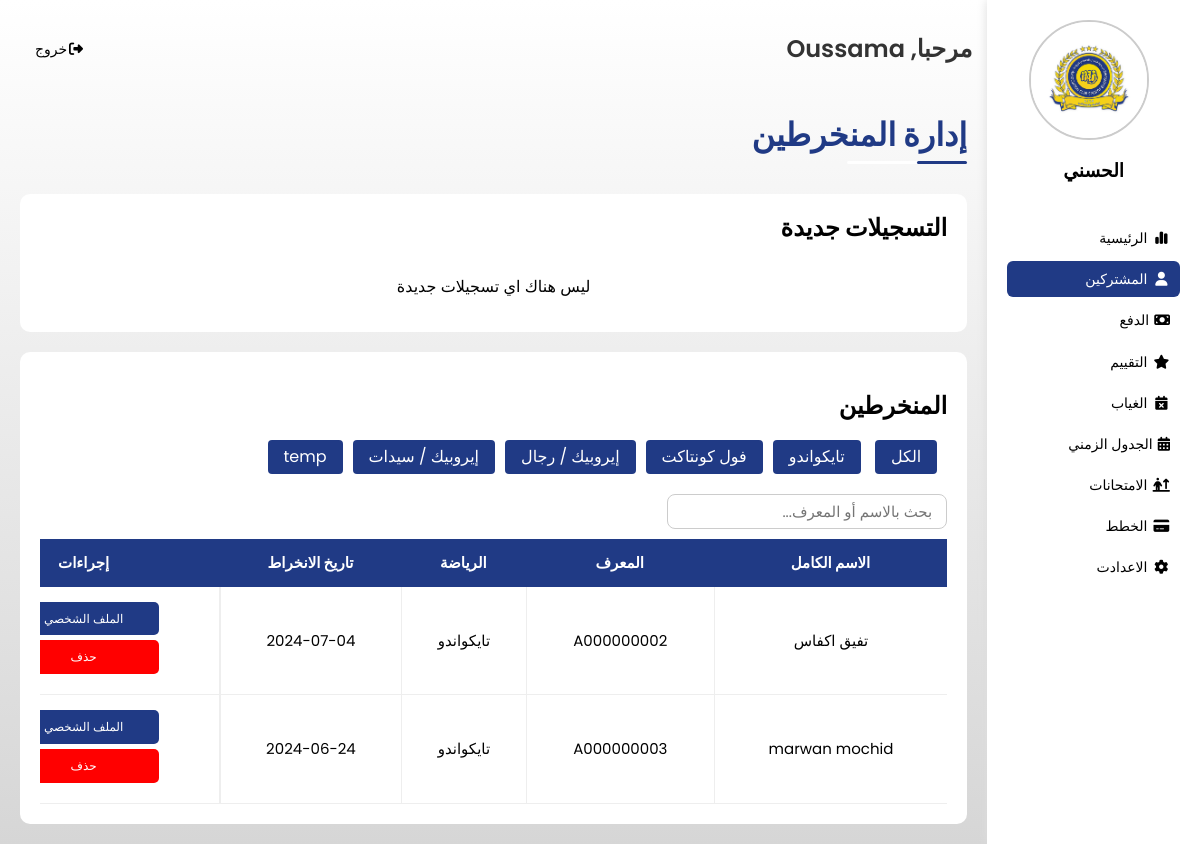
The page /assets/admin/adherentes.php (signed in) on the database its author committed.
### tables this page shows
CREATE TABLE `plans` (
  `id` int(11) NOT NULL,
  `name` varchar(255) NOT NULL,
  `price` decimal(10,2) NOT NULL,
  `created_at` date NOT NULL DEFAULT (curdate()),
  `description` varchar(500) DEFAULT NULL,
  `assurance` decimal(10,2) DEFAULT NULL,
  `adherence` decimal(10,2) DEFAULT NULL
);

CREATE TABLE `adherents` (
  `identifier` varchar(20) NOT NULL,
  `nom` varchar(50) NOT NULL,
  `prenom` varchar(50) NOT NULL,
  `date_naissance` date NOT NULL,
  `poids` decimal(5,2) NOT NULL,
  `type` varchar(50) NOT NULL,
  `date_adhesion` date NOT NULL DEFAULT (curdate()),
  `image_path` varchar(255) DEFAULT NULL,
  `BC_path` varchar(255) DEFAULT NULL,
  `guardian_name` varchar(50) DEFAULT NULL,
  `guardian_phone` varchar(15) DEFAULT NULL,
  `second_guardian_phone` varchar(15) DEFAULT NULL,
  `address` varchar(255) DEFAULT NULL,
  `health_status` varchar(20) DEFAULT NULL,
  `blood_type` varchar(50) DEFAULT NULL,
  `status` varchar(50) DEFAULT 'pending',
  `current_belt` varchar(50) DEFAULT NULL,
  `next_belt` varchar(50) DEFAULT NULL,
  `licence` varchar(250) DEFAULT NULL,
  `note` text DEFAULT NULL
);

### assets/admin/adherentes.php (the view, shortened to what this page needs)
<?php
require "../php/db_connection.php";
function getPlans($conn)
{
    $stmt = $conn->prepare("SELECT name FROM plans");
    $stmt->execute();
    $result = $stmt->get_result();
    $plans = $result->fetch_all(MYSQLI_ASSOC);
    return $plans;
}
$plans = getPlans($conn);
?>
<!DOCTYPE html>
<html lang="en">
<head>
    <link rel="stylesheet" href="../css/framework.css">
    <link rel="stylesheet" href="../css/dashbord.css">
    <link rel="stylesheet" href="../css/normalize.css" />
    <link rel="stylesheet" href="../css/all.min.css" />
    <link rel="stylesheet" href="https://cdn.jsdelivr.net/npm/toastify-js/src/toastify.min.css">
</head>
<body dir="rtl">
    <div class="page d-flex">
        <?php require 'sidebar.php'; ?>
        <div class="content w-full">
            <?php require 'header.php'; ?>
            <h1 class="p-relative">إدارة المنخرطين</h1>
            <div class="absences p-20 bg-fff rad-10 m-20 special">
                <h2 class="mt-0 mb-20">التسجيلات جديدة</h2>
                <?php
                $stmt = $conn->prepare("SELECT * FROM adherents WHERE status = ?");
                $status = 'pending';
                $stmt->bind_param("s", $status);
                $stmt->execute();
                $result = $stmt->get_result();
                ?>
                <div class="responsive-table">
                    <?php if ($result->num_rows > 0) : ?>
                        <table class="fs-15 w-full">
                            <thead>
                                <tr>
                                    <th>الاسم الكامل</th>
                                    <th>المعرف</th>
                                    <th>تاريخ الازدياد</th>
                                    <th>الرياضة</th>
                                    <th>تاريخ التسجيل</th>
                                    <th>إجراءات</th>
                                </tr>
                            </thead>
                            <tbody>
                                <?php while ($row = $result->fetch_assoc()) : ?>
                                    <tr>
                                        <td><?php echo htmlspecialchars($row['prenom'] . " " . $row['nom']); ?></td>
                                        <td><?php echo htmlspecialchars($row['identifier']); ?></td>
                                        <td><?php echo htmlspecialchars($row['date_naissance']); ?></td>
                                        <td><?php echo htmlspecialchars($row['type']); ?></td>
                                        <td><?php echo htmlspecialchars($row['date_adhesion']); ?></td>
                                        <td>
                                            <a href='../php/rejeter.php?id=<?php echo $row['identifier']; ?>' class='supprimer-btn'><span class='label btn-shape bg-f00'>رفض</span></a>
                                            <a href='../php/accepter.php?id=<?php echo $row['identifier']; ?>' class='justification-btn'><span class='label btn-shape bg-green'>قبول</span></a>
                                        </td>
                                    </tr>
                                <?php endwhile; ?>
                            </tbody>
                        </table>
                    <?php else : ?>
                        <p style="text-align: center;">ليس هناك اي تسجيلات جديدة</p>
                    <?php endif; ?>
                </div>
            </div>
            <div class="absences p-20 bg-fff rad-10 m-20 special">
                <h2 class="mt-0 mb-20 mt-20">المنخرطين</h2>
                <div class="options w-full">
                    <div class="branch-filter mt-10 mb-10">
                        <button class="btn-shape bg-c-60 color-fff active mb-10" data-branch="all">الكل</button>
                        <?php
                        foreach ($plans as $plan) {
                            echo "<button class='btn-shape bg-c-60 color-fff mb-10' data-branch='" . htmlspecialchars($plan['name']) . "'>" . htmlspecialchars($plan['name']) . "</button>";
                        }
                        ?>
                    </div>
                    <input type="text" id="adherent-search" placeholder="بحث بالاسم أو المعرف..." style="padding:8px 14px;border:1px solid #ccc;border-radius:8px;font-size:15px;width:280px;margin-bottom:10px;">
                </div>
                <div class="responsive-table special">
                    <?php
                    $stmt1 = $conn->prepare("SELECT * FROM adherents WHERE status = ?");
                    $status_active = 'active';
                    $stmt1->bind_param("s", $status_active);
                    $stmt1->execute();
                    $result1 = $stmt1->get_result();
                    ?>
                    <?php if ($result1->num_rows > 0) : ?>
                        <table class="fs-15 w-full" id="adherent-list">
                            <thead>
                                <tr>
                                    <th>الاسم الكامل</th>
                                    <th>المعرف</th>
                                    <th>الرياضة</th>
                                    <th>تاريخ الانخراط</th>
                                    <th>إجراءات</th>
                                </tr>
                            </thead>
                            <tbody>
                                <?php while ($row1 = $result1->fetch_assoc()) : ?>
                                    <tr data-branch="<?php echo htmlspecialchars($row1['type']); ?>">
                                        <td><?php echo htmlspecialchars($row1['prenom'] . " " . $row1['nom']); ?></td>
                                        <td><?php echo htmlspecialchars($row1['identifier']); ?></td>
                                        <td><?php echo htmlspecialchars($row1['type']); ?></td>
                                        <td><?php echo htmlspecialchars($row1['date_adhesion']); ?></td>
                                        <td>
                                            <a href='profile-adherent.php?id=<?php echo $row1['identifier']; ?>' class='supprimer-btn'><span class='label btn-shape bg-c-60'>الملف الشخصي</span></a>
                                            <a href='#' class='supprimer-btn' onclick="confirmDelete('<?php echo htmlspecialchars($row1['identifier']); ?>')">
                                                <span class='label btn-shape bg-f00'>حذف</span>
                                            </a>
                                        </td>
                                    </tr>
                                <?php endwhile; ?>
                            </tbody>
                        </table>
                    <?php else : ?>
                        <p style="text-align: center;">لم يتم العثور على أعضاء</p>
                    <?php endif; ?>
                </div>
            </div>
        </div>
    </div>
</body>
</html>

### assets/admin/sidebar.php
<?php
$current_page = basename($_SERVER['PHP_SELF']);
require "../php/db_connection.php";
$sql = "SELECT logo, club_name from admin";
$res = $conn->query($sql);
$row = $res->fetch_assoc();
?>
<div class="sidebar bg-fff p-20 p-relative">
    <div class="profile-header">
        <img src="../images/<?php echo $row['logo'];?>" alt="Image de Profil" class="profile-image m-0 mr-10">
        <div class="profile-info">
            <h3 class="p-relative txt-c mt-0"><?php echo $row['club_name'];?></h3>
        </div>
    </div>
    <ul>
        <li>
            <a href="index.php" class="<?php echo $current_page == 'index.php' ? 'active' : ''; ?> d-flex align-c fs-14 color-000 rad-6 p-10">
                <i class="fa-solid fa-chart-simple fa-fw ml-5"></i>
                <span class="fs-14 ml-10">الرئيسية</span>
            </a>
        </li>
        <li>
            <a href="adherentes.php" class="<?php echo $current_page == 'adherentes.php' ? 'active' : ''; ?> d-flex align-c fs-14 color-000 rad-6 p-10">
                <i class="fa-solid fa-user fa-fw ml-10 ml-5"></i>
                <span class="fs-14 ml-10">المشتركين</span>
            </a>
        </li>
        <li>
            <a href="paiement.php" class="<?php echo $current_page == 'paiement.php' ? 'active' : ''; ?> d-flex align-c fs-14 color-000 rad-6 p-10">
                <i class="fa-solid fa-money-bill ml-5"></i>
                <span class="fs-14 ml-10">الدفع</span>
            </a>
        </li>
        <li>
            <a href="evaluation.php" class="<?php echo $current_page == 'evaluation.php' ? 'active' : ''; ?> d-flex align-c fs-14 color-000 rad-6 p-10">
                <i class="fa-solid fa-star fa-fw ml-5"></i>
                <span class="fs-14 ml-10">التقييم</span>
            </a>
        </li>
        <li>
            <a href="absence.php" class="<?php echo $current_page == 'absence.php' ? 'active' : ''; ?> d-flex align-c fs-14 color-000 rad-6 p-10">
                <i class="fa-solid fa-calendar-xmark fa-fw ml-5"></i>
                <span class="fs-14 ml-10">الغياب</span>
            </a>
        </li>
        <li>
            <a href="horaire.php" class="<?php echo $current_page == 'horaire.php' ? 'active' : ''; ?> d-flex align-c fs-14 color-000 rad-6 p-10">
                <i class="fa-solid fa-calendar-days ml-5"></i>
                <span class="fs-14 ml-10">الجدول الزمني</span>
            </a>
        </li>
        <li>
            <a href="exame.php" class="<?php echo $current_page == 'exame.php' ? 'active' : ''; ?> d-flex align-c fs-14 color-000 rad-6 p-10">
                <i class="fa-solid fa-person-arrow-up-from-line fa-fw ml-5"></i>
                <span class="fs-14 ml-10">الامتحانات</span>
            </a>
        </li>
        <li>
            <a href="plans.php" class="<?php echo $current_page == 'plans.php' ? 'active' : ''; ?> d-flex align-c fs-14 color-000 rad-6 p-10">
                <i class="fa-solid fa-credit-card fa-fw ml-5"></i>
                <span class="fs-14 ml-10">الخطط</span>
            </a>
        </li>
        <li>
            <a href="settings.php" class="<?php echo $current_page == 'settings.php' ? 'active' : ''; ?> d-flex align-c fs-14 color-000 rad-6 p-10">
                <i class="fa-solid fa-gear fa-fw ml-5"></i>
                <span class="fs-14 ml-10">الاعدادت</span>
            </a>
        </li>
    </ul>
</div>

### assets/css/framework.css (style rules this page uses)
:root { --color-60: #203a85; --color-60-Tr: #203a8580; --color-30: #fff; --color-10: #333333; --color-10-transparent: #3333331a; --color-second: #d6d6d6; --color-aaa: #aaa; --color-333: #333; --color-f8f9fa: #f8f9fa; --c-f00: #f00; }
.d-flex { display: flex; }
.align-c { align-items: center; }
.p-10 { padding: 10px; }
.p-20 { padding: 20px; }
.m-0 { margin: 0; }
.m-20 { margin: 20px; }
.mt-0 { margin-top: 0; }
.mt-10 { margin-top: 10px; }
.mt-20 { margin-top: 20px; }
.mr-10 { margin-right: 10px; }
.ml-10 { margin-left: 10px; }
.ml-5 { margin-left: 5px; }
.mb-10 { margin-bottom: 10px; }
.mb-20 { margin-bottom: 20px; }
.bg-fff { background-color: var(--color-30); }
.bg-c-60 { background-color: var(--color-60); }
.bg-f00 { background-color: var(--c-f00); }
.color-000 { color: var(--c-000); }
.p-relative { position: relative; }
.txt-c { text-align: center; }
.fs-14 { font-size: 14px; }
.fs-15 { font-size: 15px; }
.rad-6 { border-radius: 6px; -webkit-border-radius: 6px; -moz-border-radius: 6px; -ms-border-radius: 6px; -o-border-radius: 6px; }
.rad-10 { border-radius: 10px; -webkit-border-radius: 10px; -moz-border-radius: 10px; -ms-border-radius: 10px; -o-border-radius: 10px; }
.w-full { width: 100%; }

### assets/css/dashbord.css (style rules this page uses)
:root { --color-60: #203a85; --color-60-Tr: #203a8580; --color-30: #fff; --color-10: #333333; --color-10-transparent: #3333331a; --color-second: #d6d6d6; --color-aaa: #aaa; --color-333: #333; --c-fff: #fff; --c-f00: #f00; }
* { box-sizing: border-box; }
body { margin: 0; font-family: 'Poppins', 'Work Sans', sans-serif; }
a { text-decoration: none; color: var(--c-fff); }
.content { overflow: hidden; }
.page { background-image: linear-gradient(180deg, var(--color-30) 0%, var(--color-second) 100%); min-height: 100vh; width: 100%; }
ul { list-style: none; padding: 0; }
.sidebar { width: 250px; box-shadow: 0 0 10px #ddd; }
.sidebar ul li a { transition: .3s; -webkit-transition: .3s; -moz-transition: .3s; -ms-transition: .3s; -o-transition: .3s; margin-bottom: 5px; }
.sidebar ul li a:hover, .sidebar ul li a.active { background-color: var(--color-60); color: var(--color-30); }
.page h1 { margin: 20px 20px 40px; color: var(--color-60); }
.page h1::before, .page h1::after { content: ""; height: 3px; position: absolute; bottom: -10px; right: 0; border-radius: 10px; -webkit-border-radius: 10px; -moz-border-radius: 10px; -ms-border-radius: 10px; -o-border-radius: 10px; }
.page h1::before { background-color: var(--color-30); width: 120px; }
.page h1::after { background-color: var(--color-60); width: 50px; }
.btn-shape { padding: 10px 20px; border: none; border-radius: 5px; cursor: pointer; }
.branch-filter button { margin-right: 10px; padding: 8px 16px; border: none; border-radius: 4px; background-color: var(--color-60); color: #fff; cursor: pointer; }
.absences .responsive-table, .horaire .responsive-table { overflow-x: auto; }
.absences table, .horaire table { min-width: 1000px; border-spacing: 0; }
.absences thead th, .horaire th { background-color: var(--color-60); color: var(--color-30); }
.absences table th, .absences table td, .horaire table th, .horaire table td { padding: 15px; text-align: center; }
.absences table .label { width: 150px; font-size: 12px; display: inline-block; margin-bottom: 5px; text-align: center; transition: .3s; -webkit-transition: .3s; -moz-transition: .3s; -ms-transition: .3s; -o-transition: .3s; }
.absences tbody td, .horaire tbody td { border-bottom: 1px solid #eee; border-left: 1px solid #eee; transition: .3s; -webkit-transition: .3s; -moz-transition: .3s; -ms-transition: .3s; -o-transition: .3s; }
.special tbody td:last-child, .horaire tbody td:last-child { border-right: 1px solid #eee; }
.special tbody td:last-child { display: flex; flex-direction: column; align-items: center; justify-content: center; }
.special tbody td:last-child a { color: var(--color-30); }
.special tbody td:last-child span:first-child { margin-bottom: 5px; }
.profile-header { display: flex; align-items: center; margin-bottom: 20px; gap: 20px; }
.profile-image { width: 120px; height: 120px; border-radius: 50%; border: 2px solid #ccc; object-fit: cover; }
.profile-header { display: flex; flex-direction: column; align-items: center; margin-bottom: 20px; gap: 20px; }

### rows shown on the page
plans: name "تايكواندو"
plans: name "فول كونتاكت"
plans: name "إيروبيك / رجال"
plans: name "إيروبيك / سيدات"
plans: name "temp"
adherents: prenom+nom "تفيق اكفاس", identifier "A000000002", type "تايكواندو", date_adhesion "2024-07-04"
adherents: prenom+nom "marwan mochid", identifier "A000000003", type "تايكواندو", date_adhesion "2024-06-24"

### other values the page prints
$row['club_name'] "الحسني"
$user_name "Oussama"
